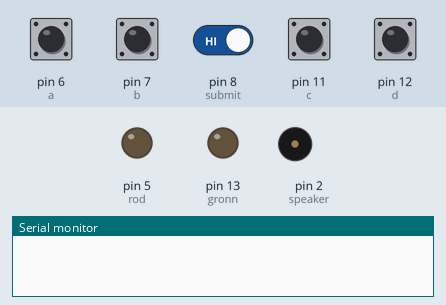
Simulated run of this sketch. Board: Arduino Uno, built with avr-gcc and run on an emulated ATmega328P. Shown: output pins drawn as LEDs (lit = HIGH), buzzer (waves = sounding), the last lines printed to the serial monitor. The test bench sets the inputs (shaded band); at power-on: pin 6 (a), pin 7 (b), pin 8 (submit), pin 11 (c), pin 12 (d) HIGH.

Above: at 1.2 s.
1.3 s: pin 8 (submit) driven LOW
At 1.81 s:
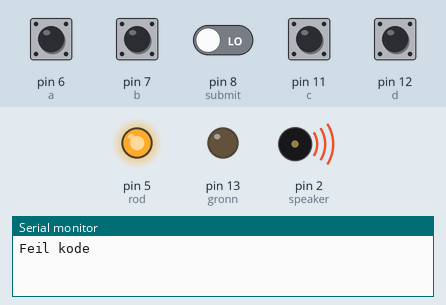
At 3.2 s:
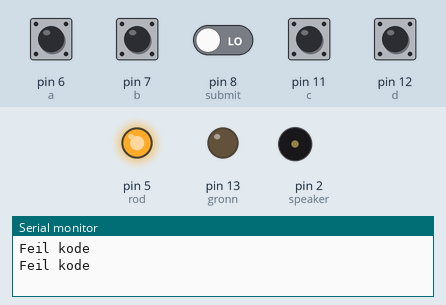
4.3 s: pin 8 (submit) driven HIGH
At 4.8 s:
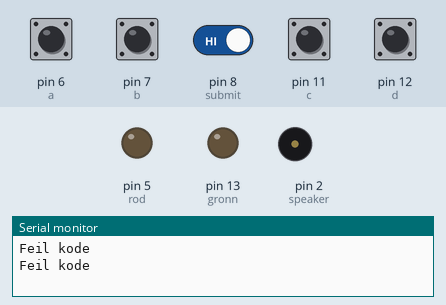
Timing chart, 0 to 7.3 s (numbered marks = the images above; inputs shaded):
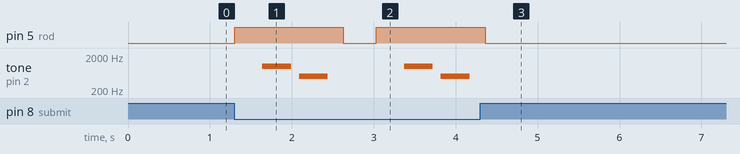

Measured:
- after the input at 1.3 s, pin 5 (rod): LOW → HIGH at once, → LOW 1.3 s later, → HIGH 0.40 s later; tone on pin 2 (speaker): plays 1000 Hz for 0.35 s, 500 Hz for 0.35 s, 1000 Hz for 0.35 s, 500 Hz for 0.35 s, starting after 0.34 s
- after the input at 4.3 s, pin 5 (rod): goes on until 4.4 s, then stays LOW; tone on pin 2 (speaker): stops changing and stays silent

The sketch:

oppgave2.ino
```cpp
int gronn = 13;
int rod = 5;
int speaker = 2;

int a = 6;
int b = 7;
int c = 11;
int d = 12;
int submit = 8;

String kode = "";

void setup() {
  for (int x = 6; x <= 12; x++) {
    pinMode(x, INPUT);
  }
  pinMode(rod, OUTPUT);
  pinMode(gronn, OUTPUT);
  Serial.begin(9600);
  pinMode(speaker, OUTPUT);
}

void gronnPaa(){
  digitalWrite(gronn, HIGH);
  delay(340);
  tone(speaker, 500, 350); delay(450); tone(speaker, 750, 350); delay(450), tone(speaker, 1000, 350);
  delay(540);
  digitalWrite(gronn, LOW);
}

void rodPaa(){
  digitalWrite(rod, HIGH);
  delay(340);
  tone(speaker, 1000, 350); delay(450); tone(speaker, 500, 350);
  delay(540);
  digitalWrite(rod, LOW);
}

void loop() {
  if (digitalRead(a)==0){
    kode.concat("A"); delay(400);}

  if (digitalRead(b)==0){
    kode.concat("B"); delay(400);}

  if (digitalRead(c)==0){
    kode.concat("C"); delay(400);}

  if (digitalRead(d)==0){
    kode.concat("D"); delay(400); }

  if (digitalRead(submit)==0){

    // om koden er tom - gi feil
    if (kode==""){ Serial.println("Feil kode"); rodPaa(); delay(400); }

    // om koden er riktig
    else if (kode=="ACBD"){
      Serial.println("RIKTIG!");
      kode="";
      gronnPaa();
      delay(400); }

    // om koden hverken er riktig eller tom
    else {
      rodPaa();
      kode="";
      delay(400);}
  }
}
```
